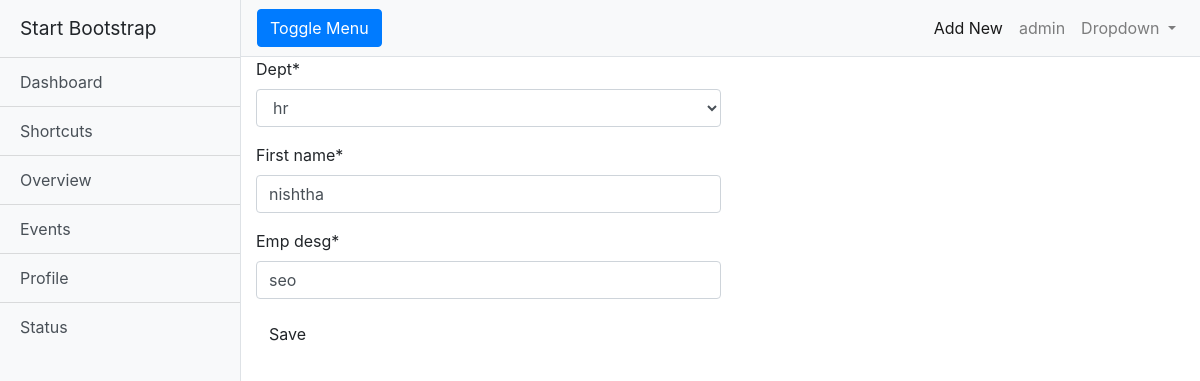
Page /empdetail/update/3 (signed in) on the committed database.
### core/models.py (models this page shows, shortened)
class Employee(models.Model):
    dept=models.ForeignKey(Dept,on_delete=models.CASCADE)
    First_name=models.CharField(max_length=30)
    emp_desg=models.CharField(max_length=50)
    objects=models.Manager()

### core/views.py (the view)
# urls.py: path('empdetail/update/<int:pk>',empupdate,name="empupdate"),
@login_required()
def empupdate(request,pk):
    qs=get_object_or_404(Employee ,pk=pk)
    if request.method == "POST":
        form = EmployeeForm(request.POST, instance=qs )
        if form.is_valid():
            ab = form.save(commit=False)
            ab.save()
            return redirect('indr')
    else:
        form = EmployeeForm(instance=qs)
    return render(request,'core/emp_create.html',{'form':form})

### core/forms.py
class EmployeeForm(ModelForm):
    class Meta:
        model=Employee
        fields= '__all__'

### core/models.py (called while the page is built)
    def __str__(self):
        return self.Dept_name

### templates/core/emp_create.html (shortened to what this page needs)
 {% extends 'core/base.html' %}
 {% block content %}
 {% load crispy_forms_tags %}
 <form  style = "width:50%;"method="POST" class="post-form">
        {{ form|crispy }}
        <button type="submit" class="save btn btn-default">Save</button>
    </form>
    {% endblock %}

### templates/core/base.html (shortened to what this page needs)
<!DOCTYPE html>
<html lang="en">
<head>
{% load static %}
  <link href="{% static 'core/vendor/bootstrap/css/bootstrap.min.css' %}" rel="stylesheet">
  <link href="{% static 'core/css/simple-sidebar.css' %}" rel="stylesheet">
</head>
<body>
  <div class="d-flex" id="wrapper">
    <div class="bg-light border-right" id="sidebar-wrapper">
      <div class="sidebar-heading">Start Bootstrap </div>
      <div class="list-group list-group-flush">
        <a href="#" class="list-group-item list-group-item-action bg-light">Dashboard</a>
        <a href="#" class="list-group-item list-group-item-action bg-light">Shortcuts</a>
        <a href="#" class="list-group-item list-group-item-action bg-light">Overview</a>
        <a href="#" class="list-group-item list-group-item-action bg-light">Events</a>
        <a href="#" class="list-group-item list-group-item-action bg-light">Profile</a>
        <a href="#" class="list-group-item list-group-item-action bg-light">Status</a>
      </div>
    </div>
    <div id="page-content-wrapper">
      <nav class="navbar navbar-expand-lg navbar-light bg-light border-bottom">
        <button class="btn btn-primary" id="menu-toggle">Toggle Menu</button>
        <div class="collapse navbar-collapse" id="navbarSupportedContent">
          <ul class="navbar-nav ml-auto mt-2 mt-lg-0">
            <li class="nav-item active">
              <a class="nav-link" href="{% url 'emp_create'%}">Add New <span class="sr-only">(current)</span></a>
            </li>
            <li class="nav-item">
              <a class="nav-link" href="#">{{user.username}}</a>
            </li>
            <li class="nav-item dropdown">
              <a class="nav-link dropdown-toggle" href="#" id="navbarDropdown" role="button" data-toggle="dropdown" aria-haspopup="true" aria-expanded="false">
                Dropdown
              </a>
            </li>
          </ul>
        </div>
      </nav>
      <div class="container-fluid">
        {% block content %}
        {% endblock %}
      </div>
    </div>
  </div>
</body>
</html>

### core/static/core/css/simple-sidebar.css (style rules this page uses)
body { overflow-x: hidden; }
#sidebar-wrapper { min-height: 100vh; margin-left: -15rem; -webkit-transition: margin .25s ease-out; -moz-transition: margin .25s ease-out; -o-transition: margin .25s ease-out; transition: margin .25s ease-out; }
#sidebar-wrapper .sidebar-heading { padding: 0.875rem 1.25rem; font-size: 1.2rem; }
#sidebar-wrapper .list-group { width: 15rem; }
#page-content-wrapper { min-width: 100vw; }
@media (min-width: 768px) { #sidebar-wrapper { margin-left: 0; } }
@media (min-width: 768px) { #page-content-wrapper { min-width: 0; width: 100%; } }

### rows in the picture
Employee: dept "hr", First_name "nishtha", emp_desg "seo"

### other values in the picture
{{ user.username }} "admin"
